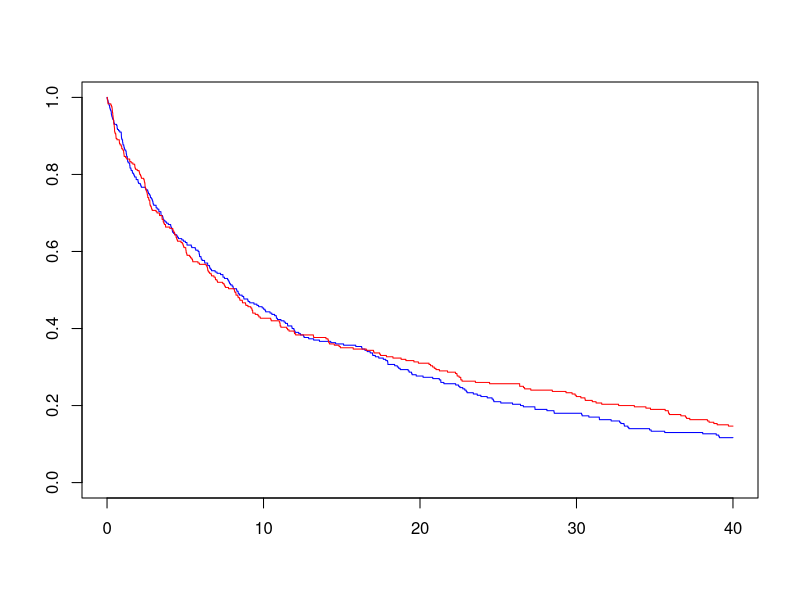

This figure's R source: (Note: this script raises an error after producing the figure.)
#Here is the R script used to produce the figures/results from the DTE interim paper

library(truncnorm)
library(survival)

# Posterior updating of the hazard ratio ----------------------------------------------------------------

#Defining the parameters used to simulate the data
HR <- rbeta(1, 10.8, 6.87)
bigT <- rnorm(1, mean = 6, sd = 1.5)
gammat <- gammac <- 0.8
lambdac <- 0.08
lambdat  <- lambdac*HR^(1/gammac)
n1 <- 300
n2 <- 300
IATime <- 40

#Simulating the control data
controldata <- rweibull(n1, gammac, 1/lambdac)
#Treatment
CP <- exp(-(lambdac*bigT)^gammac)[[1]]
u <- runif(n2)
suppressWarnings(treatmentdata <- ifelse(u>CP, (1/lambdac)*exp(1/gammac*log(-log(u))), ((1/(lambdat^gammac))*(-log(u)-(lambdac*bigT)^gammac)+bigT^gammac)^(1/gammac)))

combinedData <- data.frame(time = c(controldata, treatmentdata), status = rep(0, n1+n2), group = c(rep("Control", n1), rep("Treatment", n2)))

combinedData$status <- combinedData$time<IATime

combinedData$time[combinedData$time>IATime] <- IATime

kmfit <- survfit(Surv(time, status)~group, data = combinedData)

plot(kmfit, col = c("blue", "red"))

n <- n1
m <- n1+n2

#JAGS code which calculates posterior distributions

modelstring="

data {
  for (j in 1:m){
    zeros[j] <- 0
  }
}

model {
  C <- 10000
  for (i in 1:n){
    zeros[i] ~ dpois(zeros.mean[i])
    zeros.mean[i] <-  -l[i] + C
    l[i] <- ifelse(datEvent[i]==1, log(gammac)+gammac*log(lambdac*datTimes[i])-(lambdac*datTimes[i])^gammac-log(datTimes[i]), -(lambdac*datTimes[i])^gammac)
  }
  for (i in (n+1):m){                                                                                                             
    zeros[i] ~ dpois(zeros.mean[i])
    zeros.mean[i] <-  -l[i] + C
    l[i] <- ifelse(datEvent[i]==1, ifelse(datTimes[i]<bigT, log(gammac)+gammac*log(lambdac*datTimes[i])-(lambdac*datTimes[i])^gammac-log(datTimes[i]), log(gammac)+gammac*log(lambdat)+(gammac-1)*log(datTimes[i])-lambdat^gammac*(datTimes[i]^gammac-bigT^gammac)-(bigT*lambdac)^gammac), 
      ifelse(datTimes[i]<bigT, -(lambdac*datTimes[i])^gammac, -(lambdac*bigT)^gammac-lambdat^gammac*(datTimes[i]^gammac-bigT^gammac)))
  }
  
    lambdac ~ dbeta(1,1)T(0,)
    gammac ~ dbeta(1,1)T(0,)
    HR ~ dnorm(0.7, 10)T(0,)
    bigT ~ dnorm(6, 1)T(0,)
    lambdat <- lambdac*pow(HR, 1/gammac)
    
    }
"

model = jags.model(textConnection(modelstring), data = list(datTimes = combinedData$time, datEvent = combinedData$status, n= n, m=m), quiet = T) 


update(model, n.iter=500)
output=coda.samples(model=model, variable.names=c("bigT", "HR"), n.iter = 5000)

output <- as.numeric(output[[1]])

hist(output[1:5000], xlab = "post-delay HR", freq = F, main = "Histogram of post-delay HR posterior", breaks = 30, xlim = c(0.45, 1))
